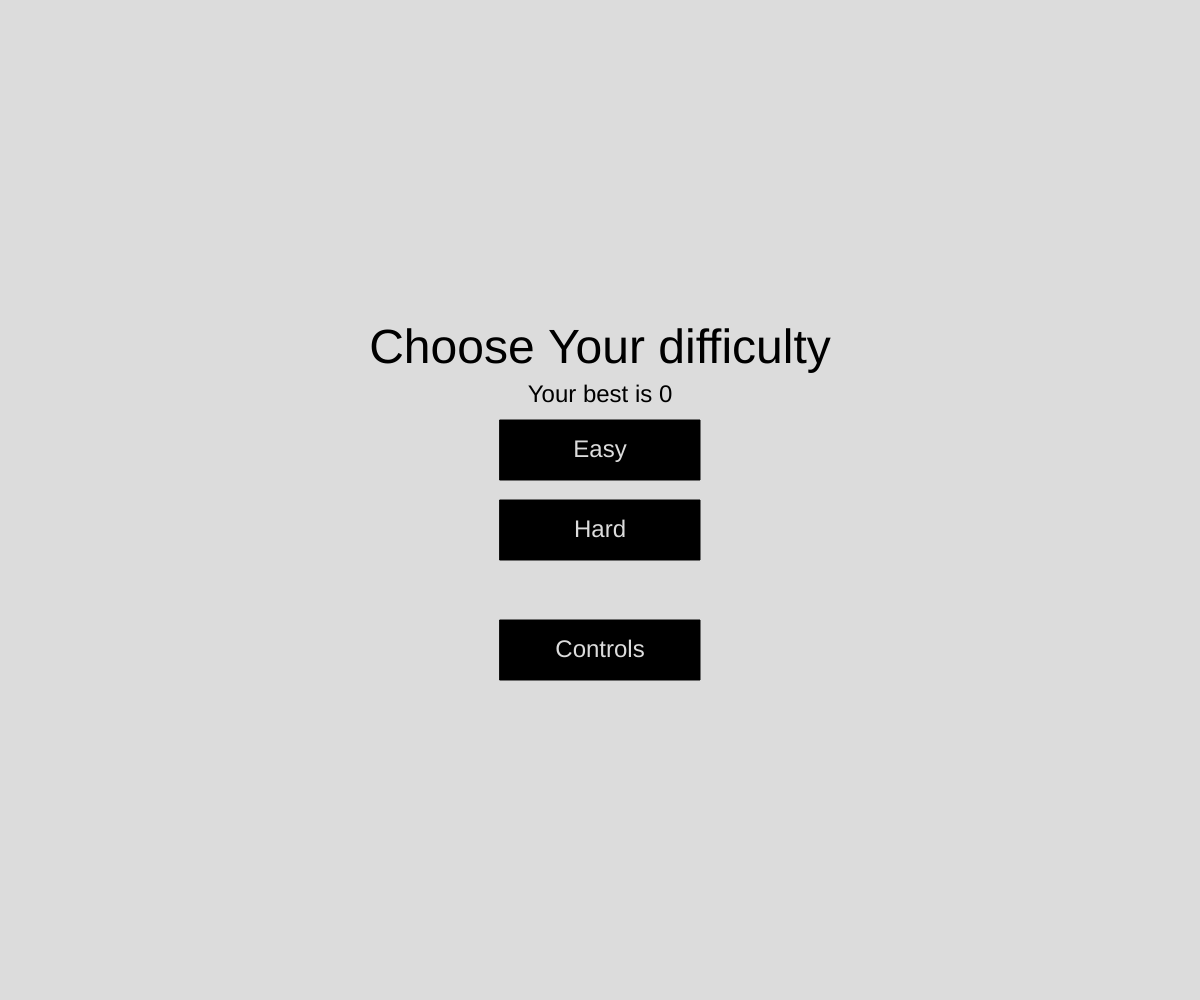
Frame 1 (no input)
Frame 60 (no input): identical to frame 1, image omitted
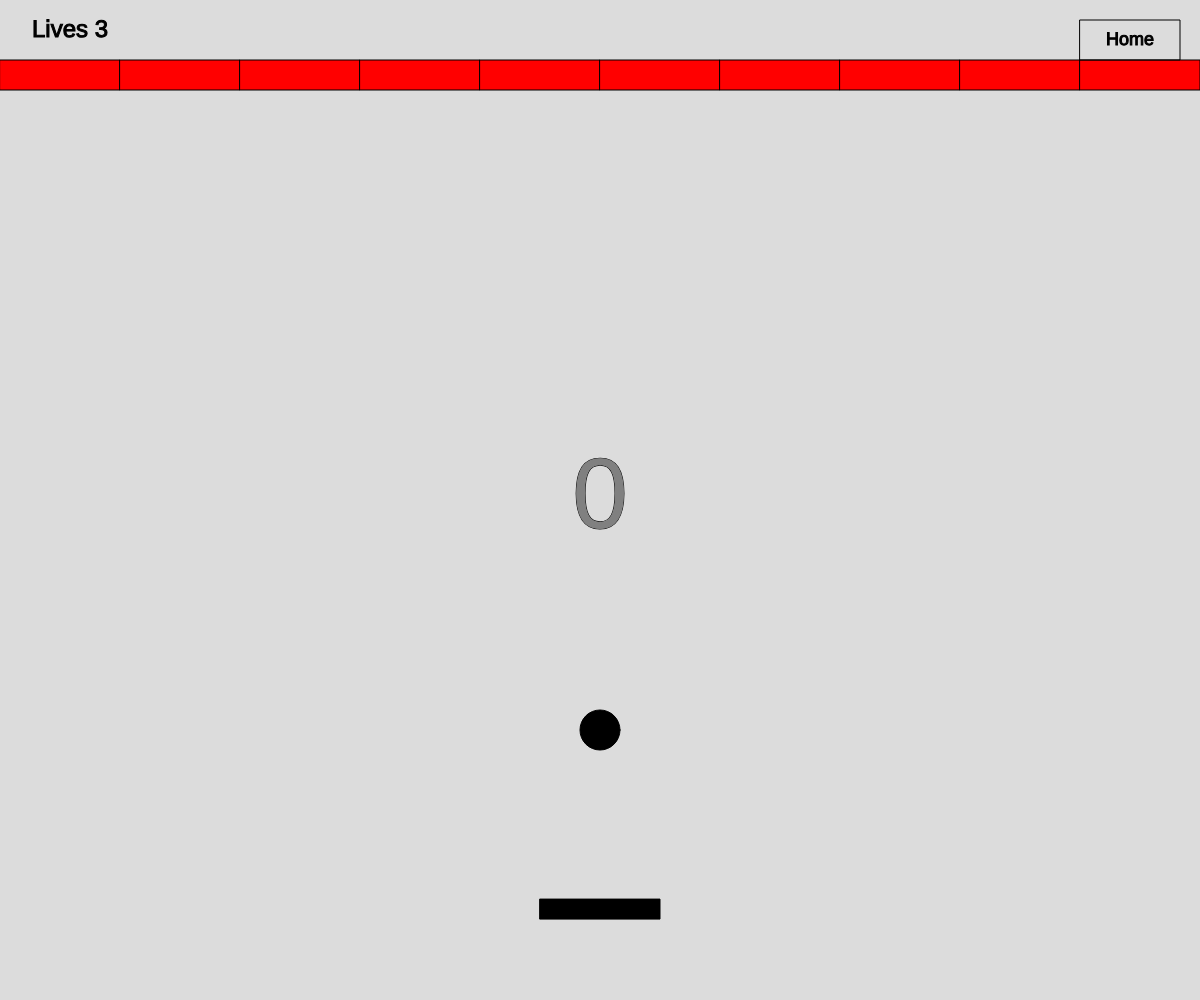
Frame 120 (the mouse pressed at the canvas centre since frame 60)

The p5.js sketch that drew these frames (run headless with seeded random() and noise() and a simulated clock; from frame 60 on, the mouse is pressed at the canvas centre):

// p5.js sketch
// ── sketch.js
// Arrays and Object notation project
// Muhammad Abidi
// October , 2026


// Reference:
           

// Extra for Experts:
// - describe what you did to take this project "above and beyond"


let level = "easy";
let state = "menu";
 

let sliderWidth = 120;
let sliderHeight = 20;
let sliderX, sliderY, sliderSpeed;
let draggingMouse = false;

let ballX, ballY, ballSpeedX, ballSpeedY;
let previousBallY;
let ballRadius = 20;
let ballStartSpeed = 5;

let backgroundColor = 220;
let sliderColor = "black";


let lives = 3;
let score = 0;
let highScore = 0;
let previousState = "menu";


let buttonW = 200;
let buttonH = 60;
let buttonX, buttonY, easyY, controlsY;
let homeW = 100;
let homeH = 40;
let homeX, homeY;

let blocks = [];

function setup() {
  createCanvas(windowWidth, windowHeight);
  textAlign(CENTER, CENTER);


  // Slider
  sliderX = windowWidth/2 - sliderWidth/2;
  sliderY = windowHeight/1.1 - sliderHeight/2;
  sliderSpeed = 10;

  // Button positions
  buttonX = width/ 2 - buttonW/2;
  easyY = height/2 - 80;
  buttonY = height /2 ;
  controlsY = height / 2 + 120;
  homeX = width - homeW - 20;
  homeY = 20;  

  resetBall();
  generateBlocks()

  let saved = getItem("highScore");
  if (saved !== null) {
    highScore = saved;
  }

  generateBlocks();

}



function draw() {

  background(backgroundColor);

  if (state === "menu") {
    menuScreen();
  }
  else if (state === "playing") {
    
    displayScore();
    displayLives();
    playSlider(); 
    movingSlider();
    displayBall();
    bounceIfNeeded();

    fill("red");
    stroke("black");

    for (let theBlock of blocks) {
      rect(theBlock.x, theBlock.y, theBlock.w, theBlock.h);
    }
  }
  else if (state === "gameOver") {
    gameOverScreen();
  }
  else if (state === "info") {
    infoScreen();
  } 
  if (state !== "menu") {
    drawHomeButton();
  }
}



//Screens
function menuScreen() {
  fill("black");
  textSize(48);
  text("Choose Your difficulty", width / 2, height / 2 - 150);

  textSize(24);
  text("Your best is " + highScore, width / 2, height / 2 - 105);

  drawButton("Easy", buttonX, easyY);
  drawButton("Hard", buttonX, buttonY);
  drawButton("Controls", buttonX, controlsY);
}

function gameOverScreen() {
  fill(sliderColor);
  textSize(48);
  text("GameOver", width / 2, height / 2 - 130);
  textSize(24);
  text("Score: " + score, width / 2, height / 2 - 80);
  text("Best: " + highScore, width / 2, height / 2 + 45);

  drawButton("Restart", buttonX, buttonY);
}

function infoScreen() {
  fill(sliderColor);
  textSize(48);
  text("Controls", width / 2, height / 2 - 200);

  textSize(24);
  text("Move the slider: Left / Right arrows", width / 2, height / 2 - 120);
  text("Or click the slider and drag it with the mouse", width / 2, height / 2 - 80);
  text("Press any letter to get a background color starting with it", width / 2, height / 2 + 20);
  text("Press ESC again to go back", width / 2, height / 2 + 100);
}

function displayScore() {
  fill("grey");
  textSize(100);
  text(score, width / 2, height / 2);
}

function displayLives() {
  fill(sliderColor);
  textSize(24);
  
  text("Lives " + lives, 70, 30);
}

function drawButton(label, bx, by) {
  fill(sliderColor);
  rect(bx, by, buttonW, buttonH);
  fill(backgroundColor);


  textSize(24);
  text(label, bx + buttonW / 2, by + buttonH / 2);
}

//ball and slider
function movingSlider() {
  fill(sliderColor);
  rect(sliderX, sliderY, sliderWidth, sliderHeight);
}

function playSlider() {
  if (keyIsDown(RIGHT_ARROW)) {
    sliderX += sliderSpeed;
  }

  if (keyIsDown(LEFT_ARROW)) {
    sliderX -= sliderSpeed;
  }

  sliderX = constrain(sliderX, 0, width - sliderWidth);
}


//ball
function displayBall() {
  previousBallY = ballY;

  ballX += ballSpeedX;
  ballY += ballSpeedY;

  fill(sliderColor);
  circle(ballX, ballY, ballRadius * 2);
}

function resetBall() {
  ballX = width / 2;
  ballY = height / 4;
  ballSpeedX = 0;
  ballSpeedY = ballStartSpeed;
  sliderSpeed = 10;   // slider speed goes back to normal too
}

function bounceIfNeeded() {
  // Left wall
  if (ballX <= ballRadius) {
    ballX = ballRadius;
    ballSpeedX = abs(ballSpeedX);
  }

  // Right wall
  if (ballX >= width - ballRadius) {
    ballX = width - ballRadius;
    ballSpeedX = -abs(ballSpeedX);
  }

  // Top wall
  if (ballY <= ballRadius) {
    ballY = ballRadius;
    ballSpeedY = abs(ballSpeedY);
  }

  // Check whether the ball crossed the slider's top from above
  let wasAboveSlider = previousBallY + ballRadius <= sliderY;
  let reachedSlider = ballY + ballRadius >= sliderY;
  let isOverSlider = ballX >= sliderX && ballX <= sliderX + sliderWidth;

  if (ballSpeedY > 0 && wasAboveSlider && reachedSlider && isOverSlider) {
    ballY = sliderY - ballRadius;
    ballSpeedY = -ballSpeedY - 2;
    sliderSpeed += 0.3;
    score += 1;

    if (ballSpeedX === 0) {
      ballSpeedX = random([-2, 2]);
    }
    else if (ballSpeedX > 0) {
      ballSpeedX += 2;
    }
    else {
      ballSpeedX -= 2;
    }
  }

  // Ball fell off the bottom
  if (ballY > height) {
    lives -= 1;

    if (lives === 0) {
      state = "gameOver";

      if (score > highScore) {
        highScore = score;
        storeItem("highScore", highScore);
      }
    }
    else {
      resetBall();
    }
  }
}




function startGame(chosenLevel) {
  level = chosenLevel;

  if (level === "easy") {
    ballStartSpeed = 5;
  }
  else {
    ballStartSpeed = 8;
  }

  lives = 3;
  score = 0;
  sliderX = width / 2 - sliderWidth / 2;
  draggingMouse = false;
  resetBall();
  state = "playing";
}





function mousePressed() {
  // Home button (every screen except the menu)
  if (state !== "menu" && isMouseOver(homeX, homeY, homeW, homeH)) {
    state = "menu";
    draggingMouse = false;
    return;
  }

  if (state === "menu") {
    if (isMouseOver(buttonX, easyY, buttonW, buttonH)) {
      startGame("easy");
    }
    else if (isMouseOver(buttonX, buttonY, buttonW, buttonH)) {
      startGame("hard");
    }
    else if (isMouseOver(buttonX, controlsY, buttonW, buttonH)) {
      previousState = "menu";
      state = "info";
    }
  }
  else if (state === "playing") {
    if (isMouseOver(sliderX, sliderY, sliderWidth, sliderHeight)) {
      draggingMouse = true;
    }
  }
  else if (state === "gameOver") {
    if (isMouseOver(buttonX, buttonY, buttonW, buttonH)) {
      startGame(level);
    }
  }
}

function mouseDragged() {
  if (draggingMouse && state === "playing") {
    sliderX = mouseX - sliderWidth / 2;
    sliderX = constrain(sliderX, 0, width - sliderWidth);
  }
}

function isMouseOver(bx, by, w, h) {
  return mouseX >= bx && mouseX <= bx + w && mouseY >= by && mouseY <= by + h;
}

function mouseReleased() {
  draggingMouse = false;
}

//using keyboard

function keyPressed() {
  let k = key.toLowerCase();

  if (k === "a") { backgroundColor = "aqua"; }
  if (k === "b") { backgroundColor = "blue"; }
  if (k === "c") { backgroundColor = "crimson"; }
  if (k === "d") { backgroundColor = "deepskyblue"; }
  if (k === "e") { backgroundColor = "lightgreen"; }      
  if (k === "f") { backgroundColor = "fuchsia"; }
  if (k === "g") { backgroundColor = "green"; }
  if (k === "h") { backgroundColor = "hotpink"; }
  if (k === "i") { backgroundColor = "indigo"; }
  if (k === "j") { backgroundColor = "#00A86B"; }      
  if (k === "k") { backgroundColor = "khaki"; }
  if (k === "l") { backgroundColor = "lavender"; }
  if (k === "m") { backgroundColor = "magenta"; }
  if (k === "n") { backgroundColor = "navy"; }
  if (k === "o") { backgroundColor = "orange"; }
  if (k === "p") { backgroundColor = "pink"; }
  if (k === "q") { backgroundColor = "#F7CAC9"; }      
  if (k === "r") { backgroundColor = "red"; }
  if (k === "s") { backgroundColor = "salmon"; }
  if (k === "t") { backgroundColor = "teal"; }
  if (k === "u") { backgroundColor = "#3F00FF"; }     
  if (k === "v") { backgroundColor = "violet"; }
  if (k === "w") { backgroundColor = "white"; }
  if (k === "x") { backgroundColor = "#738678"; }     
  if (k === "y") { backgroundColor = "yellow"; }
  if (k === "z") { backgroundColor = "#39A78E"; } 

  if (keyCode === 27) {
    if (state === "info") {
      state = previousState;     
    }
    else {
      previousState = state;     
      state = "info";
      draggingMouse = false;
    }
  }
}

function drawHomeButton() {
  noFill();
  rect(homeX, homeY, homeW, homeH);
  fill('black');
  textSize(18);
  text("Home", homeX + homeW / 2, homeY + homeH / 2);
}


function spawnBlock(leftSide, blockWidth, blockHeight) {
  let theBlock = {
    x: leftSide,
    y: 60,
    w: blockWidth,
    h: blockHeight,
  };

  return theBlock;
}

function generateBlocks() {
  blocks = [];

  let numberOfBlocks = 10;
  let numberOfRows = 5;
  let blockWidth = width / numberOfBlocks;
  let blockHeight = 30;

  for (let i = 0; i < numberOfBlocks; i++) {
    let theBlock = spawnBlock(blockWidth * i, blockWidth, blockHeight);
    blocks.push(theBlock);
  }
}
